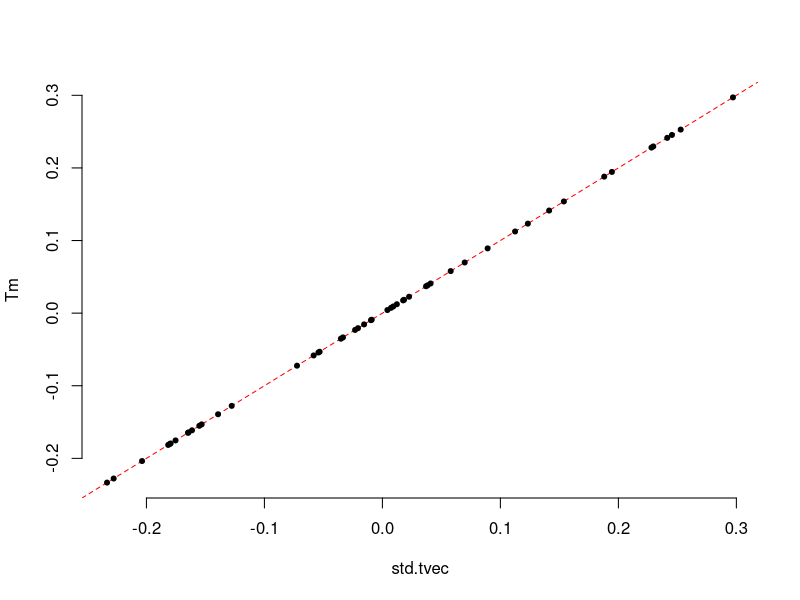
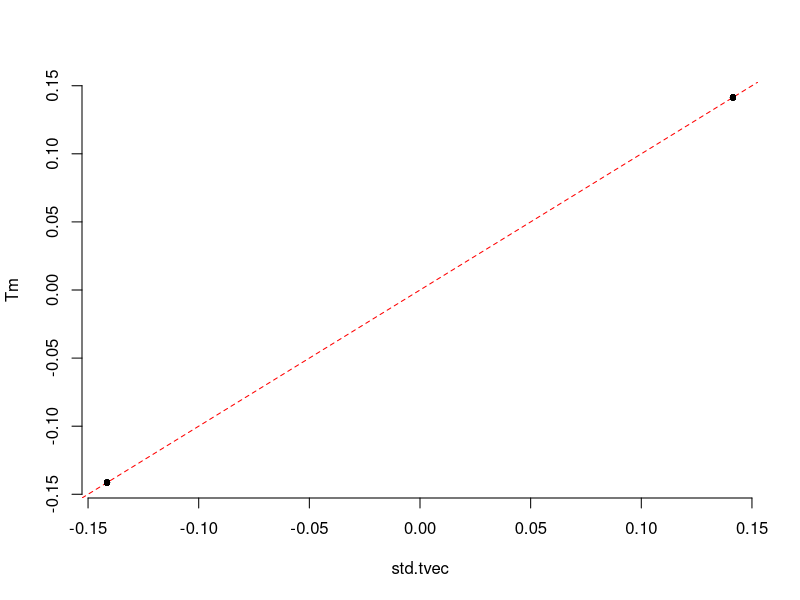
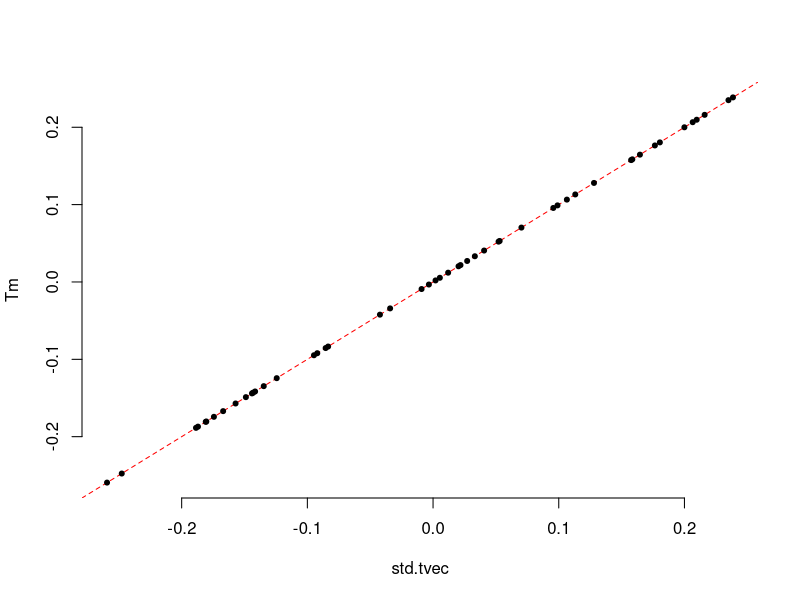

These figures' R source, in order:
## ---- chunk 1
knitr::opts_chunk$set(echo = TRUE)
rm(list = ls())
## ---- chunk 2
simulate_genotypes <- function(n, L, ploidy) {
  # Simulate n idividuals, genotyped at L sites with a certain ploidy by drawing from a binomial distribution
  test.genos <- scale(matrix(rbinom(n*L, ploidy, 0.5), ncol = L, nrow = n), scale = F)
  return(test.genos)
}

PC_test_vec <- function(eig, num_vec) {
  # Do eigen decomposition and make the "num_nec" eigenvector the test vector and then standardize
  vecs <- eig$vectors
  tvec <- vecs[,num_vec]
  ctvec <- (tvec-mean(tvec))
  std.tvec <- ctvec/sqrt(sum(ctvec^2))
  return(std.tvec)
}

categorical_test_vec <- function(n) {
  # Make the test vector a series of 0's and 1's 
  tvec <- c(rep(1,(n/2)),rep(0, (n/2)))
  ctvec <- (tvec-mean(tvec))
  std.tvec <- ctvec/sqrt(sum(ctvec^2))
  return(std.tvec)
}

random_cont_test_vec <- function(n){
  # Make the test vector random, drawn from a uniform distribution 
  tvec <- runif(n)
  ctvec <- (tvec-mean(tvec))
  std.tvec <- ctvec/sqrt(sum(ctvec^2))
  return(std.tvec)  
}

get_test_vec_coeffs <- function(std.tvec, vecs) {
  betas <- t(vecs) %*% std.tvec
  # remove last beta
  betas <- betas[1:ncol(vecs)-1]
  return(betas)
}
## ---- chunk 3
# Simulate genotypes
test.genos <- simulate_genotypes(50, 1000, 100)

# Covariance matrix
test.cov <- test.genos%*%t(test.genos)/(ncol(test.genos)-1)

# Eigen decomposition
eig <- eigen(test.cov)
vecs <- eig$vectors
values <- eig$values
## ---- chunk 4
std.tvec <- PC_test_vec(eig, num_vec = 1)
betas <- get_test_vec_coeffs(std.tvec, vecs)

# Calculate Tm
out <- matrix(NA, ncol = 50, nrow = 49)
for (i in 1:49){
   out[i, ] = betas[i] * ((test.cov %*% vecs[,i]) / eig$values[i])
 }
Tm = colSums(out)

plot(std.tvec,Tm,type='n',pch=20,bty='n')
abline(a=0,b=1,col='red',lty=2)
points(std.tvec,Tm,pch=20)
## ---- chunk 5
std.tvec <- categorical_test_vec(50)
betas <- get_test_vec_coeffs(std.tvec, vecs)

# Calculate Tm
out <- matrix(NA, ncol = 50, nrow = 49)
for (i in 1:49){
   out[i, ] = betas[i] * ((test.cov %*% vecs[,i]) / eig$values[i])
 }
Tm = colSums(out)

plot(std.tvec,Tm,type='n',pch=20,bty='n')
abline(a=0,b=1,col='red',lty=2)
points(std.tvec,Tm,pch=20)
## ---- chunk 6
std.tvec <- random_cont_test_vec(50)
betas <- get_test_vec_coeffs(std.tvec, vecs)

# Calculate Tm
out <- matrix(NA, ncol = 50, nrow = 49)
for (i in 1:49){
   out[i, ] = betas[i] * ((test.cov %*% vecs[,i]) / eig$values[i])
 }
Tm = colSums(out)

plot(std.tvec,Tm,type='n',pch=20,bty='n')
abline(a=0,b=1,col='red',lty=2)
points(std.tvec,Tm,pch=20)
